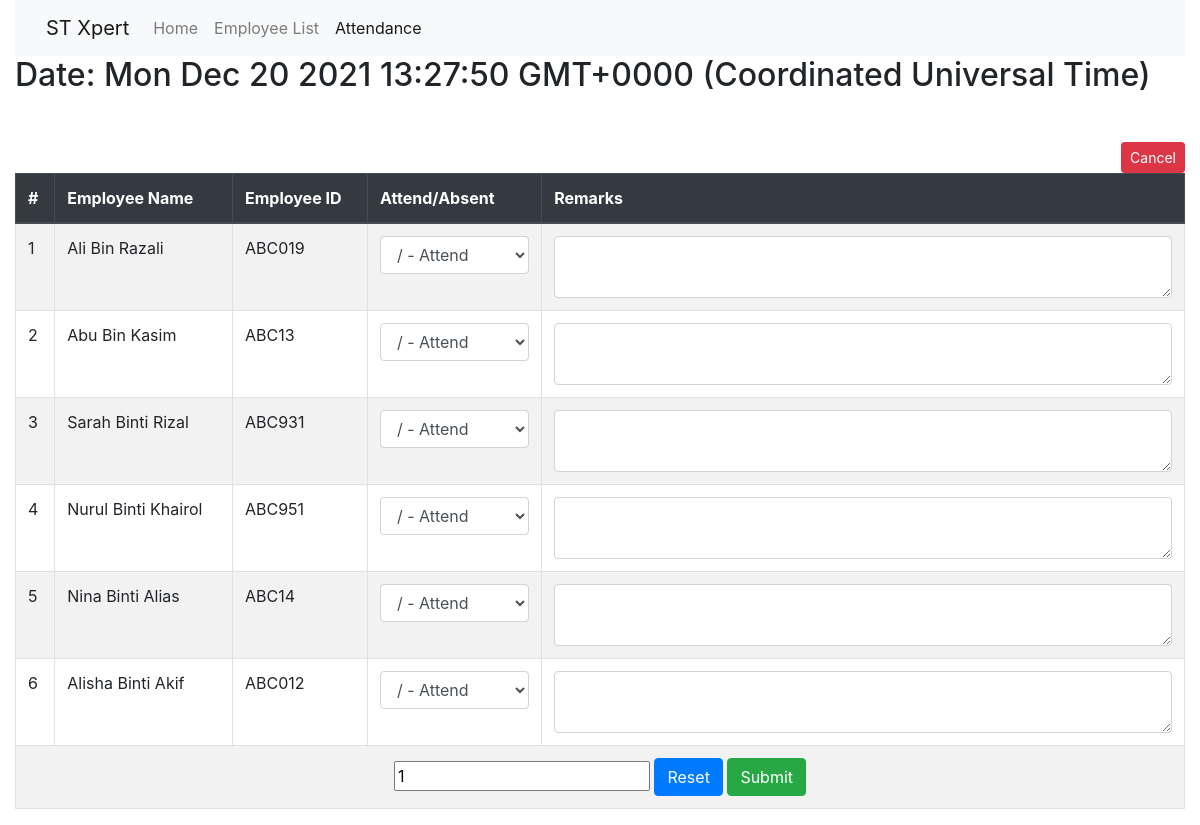
/attend_system/attendance_check.php, run on the app's committed database.
### tables this page shows
CREATE TABLE `employee` (
  `emp_id` int NOT NULL,
  `emp_code` varchar(45) DEFAULT NULL,
  `emp_fullname` varchar(255) DEFAULT NULL,
  `emp_preferredName` varchar(45) DEFAULT NULL,
  `emp_address` varchar(255) DEFAULT NULL,
  `emp_phone` varchar(20) DEFAULT NULL,
  `emp_dob` date DEFAULT NULL,
  `emp_doj` datetime DEFAULT NULL,
  `emp_status` varchar(20) DEFAULT NULL,
  `user_id` int DEFAULT NULL,
  `created_at` datetime DEFAULT NULL,
  `updated_at` datetime DEFAULT NULL,
  PRIMARY KEY (`emp_id`),
  KEY `usr_id_idx` (`user_id`)
);

CREATE TABLE `group_staff` (
  `gs_id` int NOT NULL,
  `emp_code` varchar(45) DEFAULT NULL,
  `gr_code` varchar(45) DEFAULT NULL,
  `created_at` datetime DEFAULT NULL,
  `updated_at` datetime DEFAULT NULL,
  PRIMARY KEY (`gs_id`),
  KEY `emp_id_idx` (`emp_code`),
  KEY `gr_code_idx` (`gr_code`)
);

### attend_system/attendance_check.php (the view, shortened to what this page needs)
<?php include 'connection.php' ?>
<!DOCTYPE html>
<html>
<head>
	<link rel="stylesheet" href="https://stackpath.bootstrapcdn.com/bootstrap/4.5.2/css/bootstrap.min.css">
	<link rel="stylesheet" type="text/css" href="https://cdnjs.cloudflare.com/ajax/libs/twitter-bootstrap/4.5.2/css/bootstrap.css">
	<link rel="stylesheet" type="text/css" href="https://cdn.datatables.net/1.10.24/css/dataTables.bootstrap4.min.css">
	<link rel="stylesheet" type="text/css" href="https://cdn.datatables.net/buttons/1.7.0/css/buttons.bootstrap4.min.css">
    <link rel="stylesheet" href="https://cdnjs.cloudflare.com/ajax/libs/font-awesome/4.7.0/css/font-awesome.min.css">
</head>
<body>
	<div class="container-fluid">
		<nav class="navbar navbar-expand-lg navbar-light bg-light">
		  <div class="container-fluid">
		    <a class="navbar-brand" href="#">ST Xpert</a>
		    <div class="collapse navbar-collapse" id="navbarNavDropdown">
		      <ul class="navbar-nav">
		        <li class="nav-item">
		          <a class="nav-link" aria-current="page" href="index.php">Home</a>
		        </li>
		        <li class="nav-item">
		          <a class="nav-link" href="index.php">Employee List</a>
		        </li>
		        <li class="nav-item">
		          <a class="nav-link active" href="attendance.php">Attendance</a>
		        </li>
		      </ul>
		    </div>
		  </div>
		</nav>
	</div>
	<div class="container-fluid">
		<h2>Date: <span id="date-time"></span></h2>
	</div>
	<div class="container-fluid mt-5">
		<button type="button" class="btn btn-danger btn-sm float-right" onclick="history.back()">Cancel</button>
	</div>
	<div class="container-fluid mt-5 mb-10">
		<table id="dataList" border="1" class="table table-bordered table-striped" width="100%" style="margin-top: 15px">
		  <thead class="thead-dark">
		    <tr>
		      <th> # </th>
		      <th> Employee Name </th>
		      <th> Employee ID </th>
		      <th> Attend/Absent </th>
		      <th> Remarks </th>
		    </tr>
		  </thead>
		  <tbody>
		  	<form id="formAttendance" method="POST" action="">
			  	<?php
			  			$sql = "SELECT * FROM employee, group_staff WHERE employee.emp_code = group_staff.emp_code";
	            $result = mysqli_query($conn, $sql) or die(mysqli_error($conn));
	            $count = 1;
	            if(mysqli_num_rows($result) > 0)
	            {
	            	foreach ($result as $row) {
	            		$emp_fullname = $row['emp_fullname'];
		            	$emp_code = $row['emp_code'];
		            	$gs_id = $row['gs_id'];
		            	echo "<tr>";
		            	echo "<td>$count</td>";
		            	echo "<td>$emp_fullname</td>";
		            	echo "<td>
		            						$emp_code
		            						<input type='hidden' name='gs_id[]' value='$gs_id'>
		            				</td>";
		            	echo "<td>
							            	<select name='present[]' class='form-control' required>
									      			<option value='/'> / - Attend </option>
									      			<option value='X'> X - Absent </option>
									      			<option value='H'> H - Holiday </option>
									      		</select>
		            				</td>";
		            	echo "<td><textarea name='txtremark[]' rows='2' cols='50' class='form-control'> </textarea></td>";
		            	echo "</tr>";
		            	$count++;
	            	}
	            }
			  	?>
			  	 <tr>
			    	<td colspan="5" align="center">
			    		<input type="text" name="sv_id" value="1">
			    		<input type="reset" name="resetbtn" class="btn btn-primary" value="Reset">
	            <input type="submit" name="submitbtn" class="btn btn-success" value="Submit">
			    	</td>
			    </tr>
		  	</form>
		  </tbody>
		</table>
	</div>
</body>
</html>

### data on the page
employee: emp_fullname "Ali Bin Razali", group_staff.emp_code "ABC019"
employee: emp_fullname "Abu Bin Kasim", group_staff.emp_code "ABC13"
employee: emp_fullname "Sarah Binti Rizal", group_staff.emp_code "ABC931"
employee: emp_fullname "Nurul Binti Khairol", group_staff.emp_code "ABC951"
employee: emp_fullname "Nina Binti Alias", group_staff.emp_code "ABC14"
employee: emp_fullname "Alisha Binti Akif", group_staff.emp_code "ABC012"
